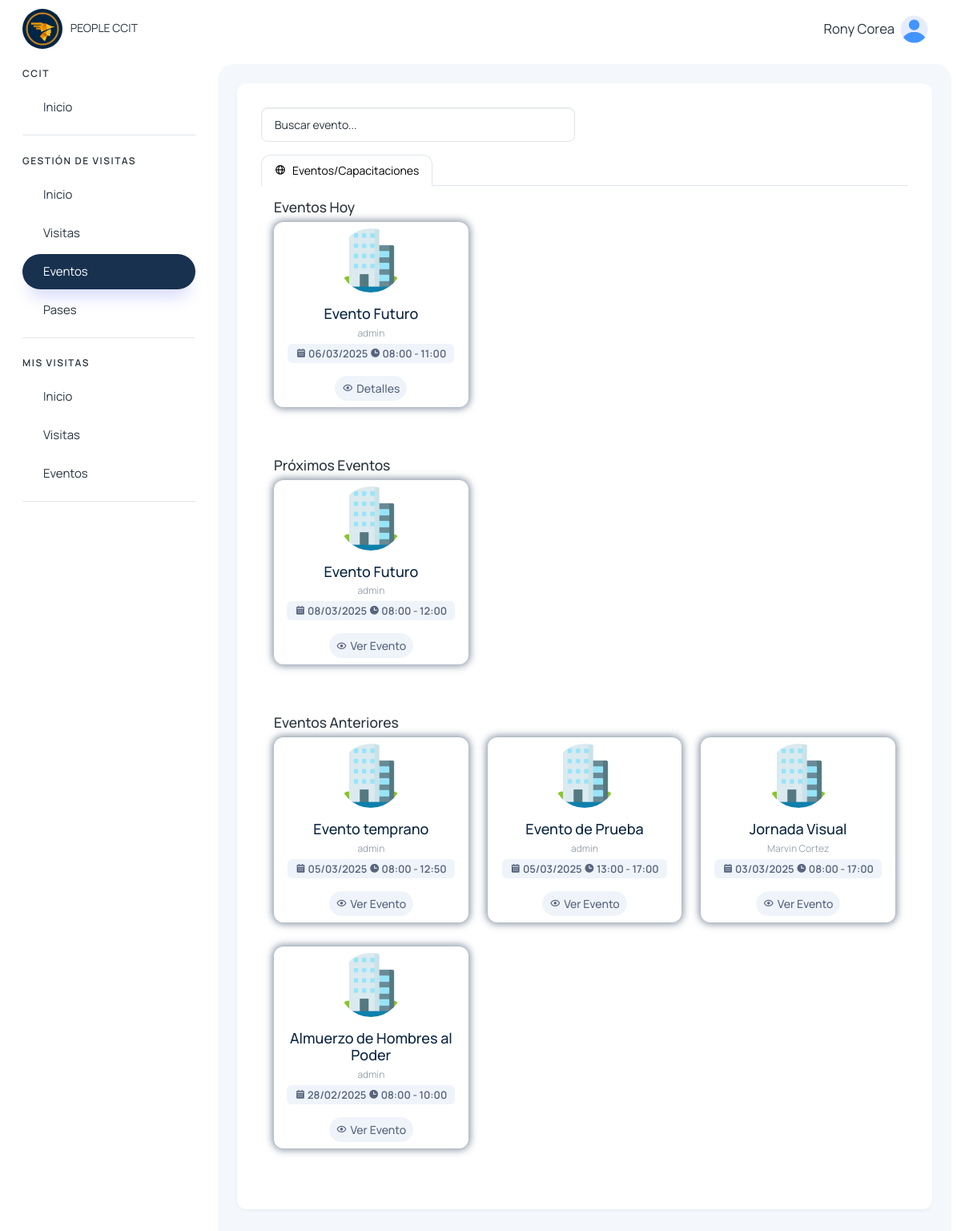
The page /eventos_capacitaciones/ (signed in) on the database its author committed.
### eventos/models.py (models this page shows, shortened)
class EventoCapacitacion(models.Model):
    nombre = models.CharField(max_length=255)
    organizador = models.CharField(max_length=255, null=True, blank=True)
    fecha = models.DateField()
    hora_inicio = models.TimeField()
    hora_fin = models.TimeField()
    cantidad_visitantes = models.IntegerField()
    created_at = models.DateTimeField(auto_now_add=True)
    updated_at = models.DateTimeField(auto_now=True)

### visitantes/views.py (the view)
# urls.py: path('eventos_capacitaciones/', views.eventos_capacitaciones, name='eventos_capacitaciones'),
@login_required
def eventos_capacitaciones(request):
    today = timezone.localdate()
    eventos_hoy = EventoCapacitacion.objects.filter(fecha=today).order_by('fecha', 'hora_inicio')
    eventos_proximos = EventoCapacitacion.objects.filter(fecha__gt=today).order_by('fecha', 'hora_inicio')
    eventos_anteriores = EventoCapacitacion.objects.filter(fecha__lt=today).order_by('-fecha', 'hora_inicio')
    return render(request, 'visitantes/recepcion/principales/eventos_capacitaciones.html', {
        'eventos_hoy': eventos_hoy,
        'eventos_proximos': eventos_proximos,
        'eventos_anteriores': eventos_anteriores,
    })

### visitantes/context_processors.py (called while the page is built)
def grupos_usuario(request):
    if request.user.is_authenticated:
        grupos = request.user.groups.all()
    else:
        grupos = []
    return {'user_grupos': grupos}

### templates/visitantes/recepcion/principales/eventos_capacitaciones.html (shortened to what this page needs)
{% extends 'layout/layout.html' %}
{% block content %}
{% load static %}
<div>
    <div class="mb-3 row d-flex justify-content-between">
        <div class="col-6">
            <input type="search" class="form-control" name="busqueda" id="search_visita" placeholder="Buscar evento...">
        </div>
    </div>
    <ul class="nav nav-tabs" role="tablist">
        <li class="nav-item">
            <a class="nav-link d-flex active" data-bs-toggle="tab" href="#eventos_capacitaciones" role="tab">
                <span><i class='bx bx-globe'></i></i> </span>
                <span class="d-none d-md-block ms-2">Eventos/Capacitaciones</span>
            </a>
        </li>
    </ul>
    <div class="tab-pane" id="eventos_capacitaciones" role="tabpanel">
        <div class="row p-3">
            <h5>Eventos Hoy</h5>
            {% for evento in eventos_hoy %}
                <div class="col-12 col-sm-12 col-md-6 col-lg-4 col-xl-4">
                    <div class="card hover-img card-visita-dentro">
                        <div class="card-body p-2 text-center border-none">
                            <img src="{% static '/img/eventos.png' %}" alt="matdash-img" class="rounded-circle mb-3" width="80" height="80">
                            <h4 class="card-title mb-1">{{evento.nombre}}</h4>
                            <div class=" mb-1 row">
                                <span class="fs-2">{{evento.organizador}}</span>
                            </div>
                            <span class="badge text-bg-light text-secondary">
                                <i class='bx bxs-calendar'></i> {{evento.fecha | date:'d/m/Y' }}
                                <i class='bx bxs-time'></i> {{evento.hora_inicio}} - {{evento.hora_fin}}
                            </span>
                        </div>
                        <ul class="px-2 py-2 list-unstyled d-flex align-items-center justify-content-center mb-0">
                            <li class="position-relative">
                                <a class="btn btn-light btn-sm text-secondary d-flex align-items-center justify-content-center text-center fs-3" href="{% url 'detalles_evento' evento.id %}">
                                    <i class='bx bx-show' style="margin-right: 4px;"></i> Detalles
                                </a>
                            </li>
                        </ul>
                    </div>
                </div>
            {% empty %}
                <div class="col-12 text-center text-secondary">
                    No hay eventos para hoy
                </div>
            {% endfor %}
        </div>
        <div class="row p-3">
            <h5>Próximos Eventos</h5>
            {% for evento in eventos_proximos %}
                <div class="col-12 col-sm-12 col-md-6 col-lg-4 col-xl-4">
                    <div class="card hover-img card-visita-dentro">
                        <div class="card-body p-2 text-center border-none">
                            <img src="{% static '/img/eventos.png' %}" alt="matdash-img" class="rounded-circle mb-3" width="80" height="80">
                            <h4 class="card-title mb-1">{{evento.nombre}}</h4>
                            <div class=" mb-1 row">
                                <span class="fs-2">{{evento.organizador}}</span>
                            </div>
                            <span class="badge text-bg-light text-secondary">
                                <i class='bx bxs-calendar'></i> {{evento.fecha | date:'d/m/Y' }}
                                <i class='bx bxs-time'></i> {{evento.hora_inicio}} - {{evento.hora_fin}}
                            </span>
                        </div>
                        <ul class="px-2 py-2 list-unstyled d-flex align-items-center justify-content-center mb-0">
                            <li class="position-relative">
                                <a class="btn btn-light btn-sm text-secondary d-flex align-items-center justify-content-center text-center fs-3" href="{% url 'detalles_evento_visitas' evento.id %}">
                                    <i class='bx bx-show' style="margin-right: 4px;"></i> Ver Evento
                                </a>
                            </li>
                        </ul>
                    </div>
                </div>
            {% empty %}
                <div class="col-12 text-center text-secondary">
                    No hay eventos para los próximos días
                </div>
            {% endfor %}
        </div>
        <div class="row p-3">
            <h5>Eventos Anteriores</h5>
            {% for evento in eventos_anteriores %}
                <div class="col-12 col-sm-12 col-md-6 col-lg-4 col-xl-4">
                    <div class="card hover-img card-visita-dentro">
                        <div class="card-body p-2 text-center border-none">
                            <img src="{% static '/img/eventos.png' %}" alt="matdash-img" class="rounded-circle mb-3" width="80" height="80">
                            <h4 class="card-title mb-1">{{evento.nombre}}</h4>
                            <div class=" mb-1 row">
                                <span class="fs-2">{{evento.organizador}}</span>
                            </div>
                            <span class="badge text-bg-light text-secondary">
                                <i class='bx bxs-calendar'></i> {{evento.fecha | date:'d/m/Y' }}
                                <i class='bx bxs-time'></i> {{evento.hora_inicio}} - {{evento.hora_fin}}
                            </span>
                        </div>
                        <ul class="px-2 py-2 list-unstyled d-flex align-items-center justify-content-center mb-0">
                            <li class="position-relative">
                                <a class="btn btn-light btn-sm text-secondary d-flex align-items-center justify-content-center text-center fs-3" href="{% url 'detalles_evento_visitas' evento.id %}">
                                    <i class='bx bx-show' style="margin-right: 4px;"></i> Ver Evento
                                </a>
                            </li>
                        </ul>
                    </div>
                </div>
            {% empty %}
                <div class="col-12 text-center text-secondary">
                    No hay eventos anteriores
                </div>
            {% endfor %}
        </div>
    </div>
</div>
{% endblock %}

### templates/layout/layout.html (shortened to what this page needs)
{% load static %}
<!DOCTYPE html>
<html lang="en">
<head>
    <link href='https://unpkg.com/boxicons@2.1.4/css/boxicons.min.css' rel='stylesheet'>
    <link rel="stylesheet" href="https://cdn.jsdelivr.net/npm/sweetalert2@11.4.4/dist/sweetalert2.min.css">
    <link rel="stylesheet" href="{% static '/assets/css/styles.min.css' %}" />
</head>
<body>
  <div class="page-wrapper" id="main-wrapper" data-layout="vertical" data-navbarbg="skin6" data-sidebartype="full"
  data-sidebar-position="fixed" data-header-position="fixed">
    <aside class="left-sidebar">
        <div>
            <div class="brand-logo d-flex align-items-center justify-content-between">
                <a href="{% url 'inicio_recepcion' %}" class="text-nowrap logo-img">
                    <img class="rounded-circle" width="50" src="{% static '/img/logo.png' %}" alt="logo" style="margin-right: 7px" />
                    PEOPLE CCIT
                </a>
            </div>
            <nav class="sidebar-nav scroll-sidebar" data-simplebar="">
                <ul id="sidebarnav">
                    <li class="nav-small-cap">
                        <span class="hide-menu">CCIT</span>
                    </li>
                    <li class="sidebar-item">
                        <a class="sidebar-link" href="{% url 'home' %}" aria-expanded="false">
                            <span class="hide-menu">Inicio</span>
                        </a>
                    </li>
                    {% for grupo in user_grupos %}
                        {% if grupo.name == "visitas_recepcion_group" or grupo.name == "admin_group" or grupo.name == 'super_admin' %}
                            <li class="nav-small-cap">
                                <span class="hide-menu">GESTIÓN DE VISITAS</span>
                            </li>
                            <li class="sidebar-item">
                                <a class="sidebar-link" href="{% url 'inicio_recepcion' %}" aria-expanded="false">
                                    <span class="hide-menu">Inicio</span>
                                </a>
                            </li>
                            <li class="sidebar-item">
                                <a class="sidebar-link" href="{% url 'visitas_recepcion' %}" aria-expanded="false">
                                    <span class="hide-menu">Visitas</span>
                                </a>
                            </li>
                            <li class="sidebar-item">
                                <a class="sidebar-link" href="{% url 'eventos_capacitaciones' %}" aria-expanded="false">
                                    <span class="hide-menu">Eventos</span>
                                </a>
                            </li>
                            <li class="sidebar-item">
                                <a class="sidebar-link" href="{% url 'pases_recepcion' %}" aria-expanded="false">
                                    <span class="hide-menu">Pases</span>
                                </a>
                            </li>
                        {% endif %}
                    {% endfor %}
                    {% for grupo in user_grupos %}
                        {% if grupo.name == "visitas_colaborador_group" or grupo.name == 'visitas_it_group' %}
                            <li class="nav-small-cap">
                                <span class="hide-menu">MIS VISITAS</span>
                            </li>
                            <li class="sidebar-item">
                                <a class="sidebar-link" href="{% url 'colaboradores_home' %}" aria-expanded="false">
                                    <span class="hide-menu">Inicio</span>
                                </a>
                            </li>
                            <li class="sidebar-item">
                                <a class="sidebar-link" href="{% url 'visitas_colaborador' %}" aria-expanded="false">
                                    <span class="hide-menu">Visitas</span>
                                </a>
                            </li>
                            <li class="sidebar-item">
                                <a class="sidebar-link" href="{% url 'eventos_capacitaciones_colaborador' %}" aria-expanded="false">
                                    <span class="hide-menu">Eventos</span>
                                </a>
                            </li>
                        {% endif %}
                    {% endfor %}
                </ul>
            </nav>
        </div>
    </aside>
  <div class="body-wrapper">
    <header class="app-header">
        <nav class="navbar navbar-expand-lg navbar-light">
            <div class="navbar-collapse justify-content-end px-0" id="navbarNav">
                <ul class="navbar-nav flex-row ms-auto align-items-center justify-content-end">
                    <li class="nav-item dropdown">
                        <a class="nav-link " href="javascript:void(0)" id="drop2" data-bs-toggle="dropdown"
                            aria-expanded="false">
                            <small style="font-size: smaller; margin-right: 7px;">
                                {{request.user.first_name}} {{request.user.last_name}}
                            </small>
                            <img src="{% static '/img/home/user.png' %}" alt="" width="35" height="35" class="rounded-circle">
                        </a>
                    </li>
                </ul>
            </div>
        </nav>
    </header>
            <div class="body-wrapper-inner">
                <div class="container-fluid">
                    <div class="card">
                        <div class="card-body">
                            {% block content %} {% endblock %}
                        </div>
                    </div>
                </div>
            </div>
        </div>
    </div>
</body>
</html>

### templates/layout/layout.html (style rules this page uses)
.btn { border-radius: 25px; }
.sidebar-nav ul .sidebar-item.selected>.sidebar-link.active, .sidebar-nav ul .sidebar-item.selected>.sidebar-link, .sidebar-nav ul .sidebar-item>.sidebar-link.active { border-radius: 25px; }
.body-wrapper .container-fluid { max-width: 1500px; }

### templates/visitantes/recepcion/principales/eventos_capacitaciones.html (style rules this page uses)
.card-visita-dentro { box-shadow: 0px 0px 10px 2px #18314f86; }

### rows shown on the page
EventoCapacitacion: nombre "Evento Futuro", organizador "admin", fecha "06/03/2025", hora_inicio "08:00", hora_fin "11:00"
EventoCapacitacion: nombre "Evento Futuro", organizador "admin", fecha "08/03/2025", hora_inicio "08:00", hora_fin "12:00"
EventoCapacitacion: nombre "Evento temprano", organizador "admin", fecha "05/03/2025", hora_inicio "08:00", hora_fin "12:50"
EventoCapacitacion: nombre "Evento de Prueba", organizador "admin", fecha "05/03/2025", hora_inicio "13:00", hora_fin "17:00"
EventoCapacitacion: nombre "Jornada Visual", organizador "Marvin Cortez", fecha "03/03/2025", hora_inicio "08:00", hora_fin "17:00"
EventoCapacitacion: nombre "Almuerzo de Hombres al Poder", organizador "admin", fecha "28/02/2025", hora_inicio "08:00", hora_fin "10:00"

### other values the page prints
{{ request.user.first_name }} "Rony"
{{ request.user.last_name }} "Corea"
